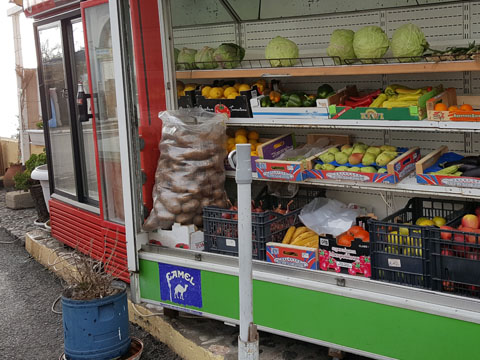
#> input picture chap05/images/color.jpg, 480 x 360 px
$ python ex12.py
#> lines starting #> are read from the running program, lines starting #| are printed output that depends on the picture; after the words box and inside, x2 and y2 are one past the last pixel; in counts of white or black regions, pixels touching at a corner belong together
import numpy as np, cv2

image = cv2.imread("color.jpg")
#> image is the input picture: shape (360, 480, 3); mean B, G, R 86.9, 100.8, 106.2

x1, y1, w1, h1 = (50, 50, 100, 100)
x2, y2, w2, h2 = (300, 200, 100, 100)

image[y1:y1+h1, x1:x1+w1] = cv2.add(image[y1:y1+h1, x1:x1+w1], 100)
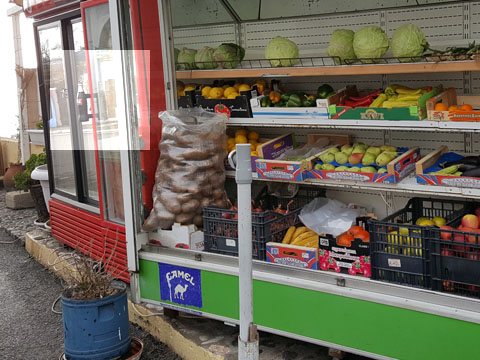
#> image: shape (360, 480, 3); 5.79% of pixels changed, all inside (x1, y1, x2, y2) = (50, 50, 150, 150)
roi = image[y2:y2+h2, x2:x2+w2]
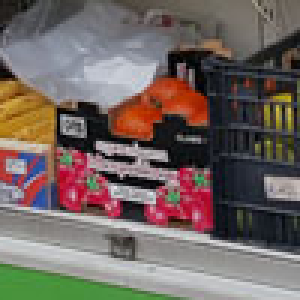
#> roi: shape (100, 100, 3) (shown 3 times larger); mean B, G, R 96.6, 101.6, 113.8
avg = cv2.mean(roi)[0]/2.0
#> avg = 48.29
image[y2:y2+h2, x2:x2+w2] = cv2.addWeighted(roi, 2.0, roi, 0, -avg)
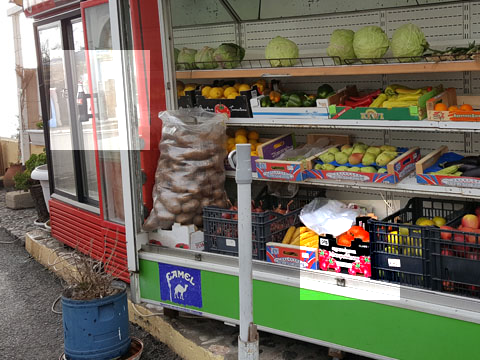
#> image: shape (360, 480, 3); 5.79% of pixels changed, all inside (x1, y1, x2, y2) = (300, 200, 400, 300)
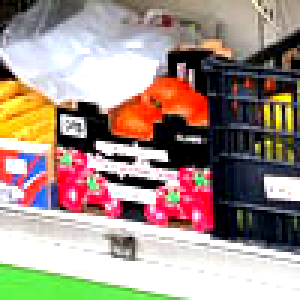
#> roi: shape (100, 100, 3) (shown 3 times larger); mean B, G, R 135, 146, 164.1
cv2.imshow("image", image)
cv2.waitKey(0)
cv2.destroyAllWindows()

$ run again, with chap05/images/abs_test2.jpg copied over chap05/images/color.jpg
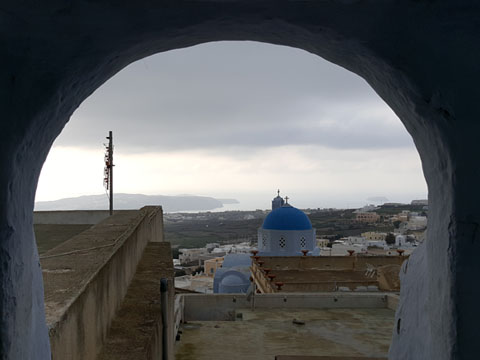
#> input picture chap05/images/abs_test2.jpg, 480 x 360 px
#> image is the input picture: shape (360, 480, 3); mean B, G, R 95.3, 93.7, 91.5
#> `roi = image[y2:y2+h2, x2:x2+w2]`:
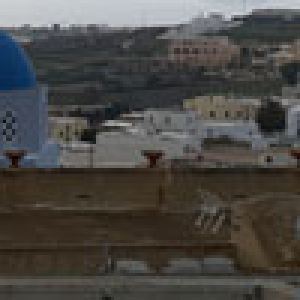
#> roi: shape (100, 100, 3) (shown 3 times larger); mean B, G, R 70.2, 73.5, 75.6
#> avg = 35.12
#> `image[y2:y2+h2, x2:x2+w2] = cv2.addWeighted(roi, 2.0, roi, 0, -avg)`:
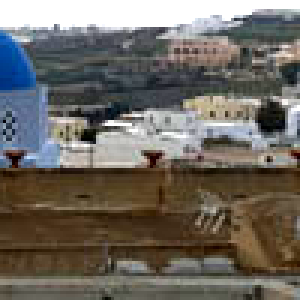
#> roi: shape (100, 100, 3) (shown 3 times larger); mean B, G, R 97.6, 104.8, 109.8
